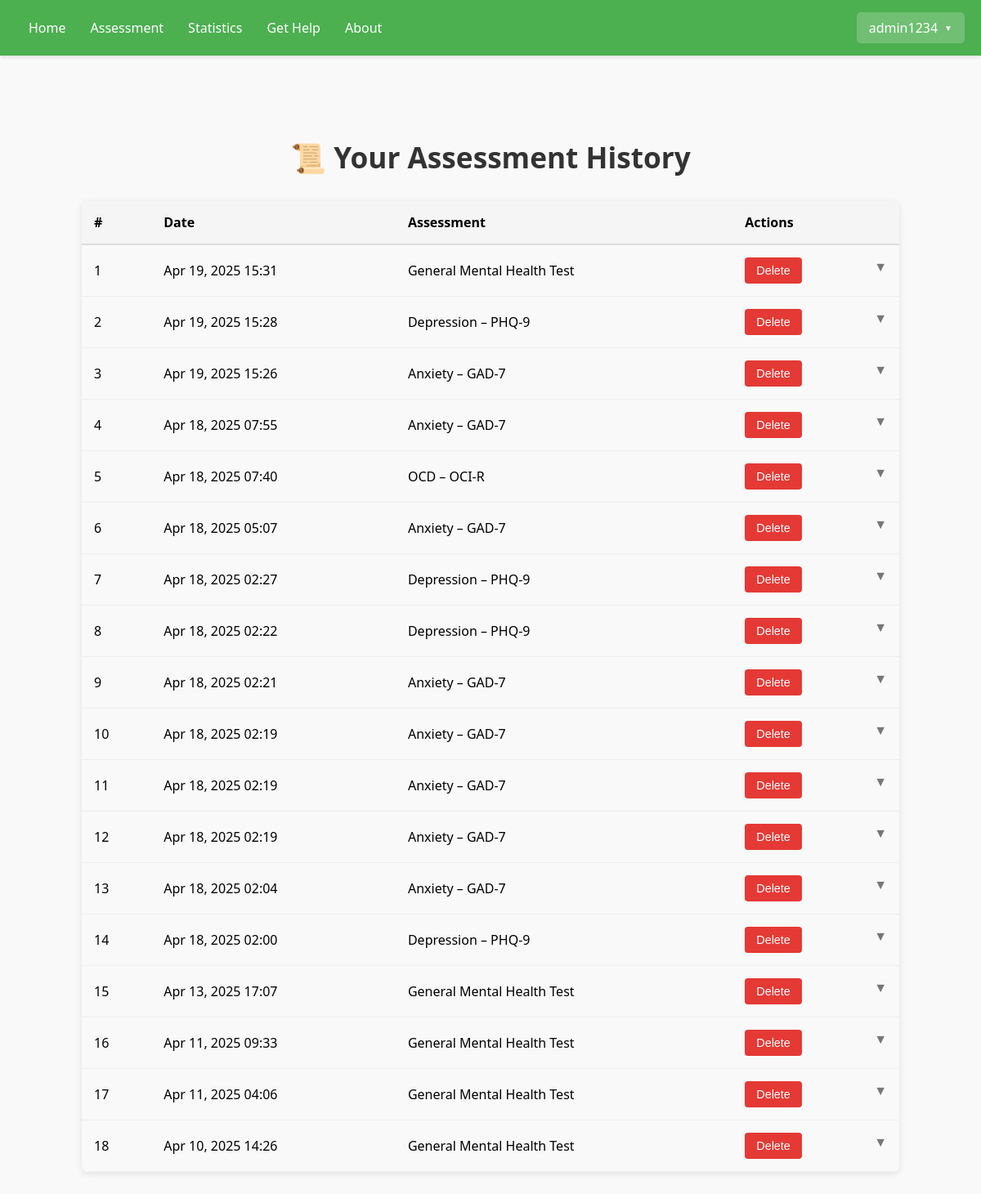
/history/ (signed in), run on the app's committed database.
### assessments/models.py (models this page shows, shortened)
class AssessmentAttempt(models.Model):
    user = models.ForeignKey(User, on_delete=models.CASCADE)
    assessment = models.ForeignKey(Assessment, on_delete=models.CASCADE)
    score = models.FloatField()
    attempted_at = models.DateTimeField(auto_now_add=True)
    responses = models.JSONField()
    raw_scores = models.JSONField()
    severity_scores = models.JSONField()

class Assessment(models.Model):
    title = models.CharField(max_length=255)
    description = models.TextField()

### assessments/views.py (the view)
# urls.py: path('history/', views.history_view, name='history'),
@login_required
def history_view(request):
     attempts = (
         AssessmentAttempt.objects
         .filter(user=request.user)
         .order_by('-attempted_at')
     )
     return render(request, 'history.html', {'attempts': attempts})

### assessments/templates/history.html (shortened to what this page needs)
{% extends 'base.html' %}
{% block content %}
<div class="history-container">
  <h2 class="history-heading">📜 Your Assessment History</h2>
  <table class="history-table">
    <thead>
      <tr>
        <th>#</th>
        <th>Date</th>
        <th>Assessment</th>
        <th>Actions</th>
      </tr>
    </thead>
    <tbody>
      {% for attempt in attempts %}
        <tr class="clickable" data-id="detail-{{ attempt.id }}">
          <td>{{ forloop.counter }}</td>
          <td>{{ attempt.attempted_at|date:"M d, Y H:i" }}</td>
          <td>{{ attempt.assessment.title }}</td>
          <td>
            <form method="post" action="{% url 'history_delete' attempt.id %}" style="display:inline;">
              <button type="submit" class="btn-delete">Delete</button>
            </form>
            <span class="expand-icon">▼</span>
          </td>
        </tr>
      {% endfor %}
    </tbody>
  </table>
</div>
{% endblock %}

### assessments/templates/base.html (shortened to what this page needs)
<!DOCTYPE html>
<html lang="en">
<head>
</head>
<body>
    <div class="navbar">
        <div class="nav-container">
            <div class="nav-links" id="navLinks">
                <a href="/profile">Home</a>
                <a href="/assessment">Assessment</a>
                <a href="/statistics">Statistics</a>
                <a href="/get-help">Get Help</a>
                <a href="/about">About</a>
            </div>
        </div>
        <div class="user-menu" id="userMenu">
            <div class="username-display" onclick="toggleUserMenu()">
                {{ user.username }}
            </div>
        </div>
    </div>
    <div class="container">
        {% block content %}
        {% endblock %}
    </div>
</body>
</html>

### assessments/templates/base.html (style rules this page uses)
body { font-family: 'Segoe UI', Tahoma, Geneva, Verdana, sans-serif; margin: 0; padding: 0; background-color: #f9f9f9; }
.navbar { background-color: #4CAF50; padding: 15px 20px; display: flex; justify-content: space-between; align-items: center; color: white; box-shadow: 0 2px 4px rgba(0, 0, 0, 0.1); }
.nav-links { display: flex; align-items: center; }
.nav-links a { color: white; text-decoration: none; margin: 0 15px; font-weight: 500; }
.user-menu { position: relative; cursor: pointer; }
.username-display { display: flex; align-items: center; font-weight: 500; padding: 8px 15px; border-radius: 5px; background-color: rgba(255, 255, 255, 0.2); transition: background-color 0.2s; }
.username-display::after { content: "▼"; font-size: 10px; margin-left: 8px; }
.container { padding: 40px 20px; max-width: 1200px; margin: 0 auto; }

### assessments/templates/history.html (style rules this page uses)
.history-container { max-width: 1000px; margin: 0 auto; padding: 20px; }
.history-heading { text-align: center; margin: 40px 0 30px; font-size: 2.2rem; color: #333; font-weight: 600; }
.history-table { width: 100%; border-collapse: collapse; margin: 30px 0; box-shadow: 0 2px 8px rgba(0,0,0,0.1); border-radius: 8px; overflow: hidden; }
.history-table thead { background-color: #f5f5f5; }
.history-table th { padding: 15px; border-bottom: 2px solid #ddd; text-align: left; font-weight: 600; }
.history-table td { padding: 15px; border-bottom: 1px solid #eee; text-align: left; }
.btn-delete { background: #e53935; color: white; border: none; padding: 8px 14px; border-radius: 4px; cursor: pointer; transition: background 0.2s; font-size: 0.9rem; }
.clickable { cursor: pointer; transition: background 0.2s; }
.expand-icon { float: right; color: #777; transition: transform 0.3s; }

### data on the page
AssessmentAttempt: attempted_at "Apr 19, 2025 15:31", assessment "General Mental Health Test"
AssessmentAttempt: attempted_at "Apr 19, 2025 15:28", assessment "Depression – PHQ-9"
AssessmentAttempt: attempted_at "Apr 19, 2025 15:26", assessment "Anxiety – GAD-7"
AssessmentAttempt: attempted_at "Apr 18, 2025 07:55", assessment "Anxiety – GAD-7"
AssessmentAttempt: attempted_at "Apr 18, 2025 07:40", assessment "OCD – OCI-R"
AssessmentAttempt: attempted_at "Apr 18, 2025 05:07", assessment "Anxiety – GAD-7"
AssessmentAttempt: attempted_at "Apr 18, 2025 02:27", assessment "Depression – PHQ-9"
AssessmentAttempt: attempted_at "Apr 18, 2025 02:22", assessment "Depression – PHQ-9"
AssessmentAttempt: attempted_at "Apr 18, 2025 02:21", assessment "Anxiety – GAD-7"
AssessmentAttempt: attempted_at "Apr 18, 2025 02:19", assessment "Anxiety – GAD-7"
AssessmentAttempt: attempted_at "Apr 18, 2025 02:19", assessment "Anxiety – GAD-7"
AssessmentAttempt: attempted_at "Apr 18, 2025 02:19", assessment "Anxiety – GAD-7"
AssessmentAttempt: attempted_at "Apr 18, 2025 02:04", assessment "Anxiety – GAD-7"
AssessmentAttempt: attempted_at "Apr 18, 2025 02:00", assessment "Depression – PHQ-9"
AssessmentAttempt: attempted_at "Apr 13, 2025 17:07", assessment "General Mental Health Test"
AssessmentAttempt: attempted_at "Apr 11, 2025 09:33", assessment "General Mental Health Test"
AssessmentAttempt: attempted_at "Apr 11, 2025 04:06", assessment "General Mental Health Test"
AssessmentAttempt: attempted_at "Apr 10, 2025 14:26", assessment "General Mental Health Test"

### other printed values
{{ user.username }} "admin1234"
